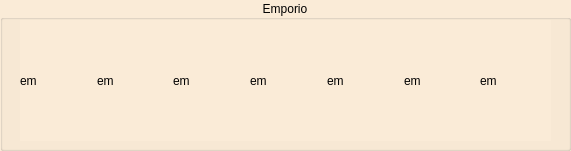
   <widget class="QGroupBox" name="emporio">
    <property name="geometry">
     <rect>
      <x>400</x>
      <y>430</y>
      <width>571</width>
      <height>151</height>
     </rect>
    </property>
    <property name="styleSheet">
     <string notr="true">background-color: #FAEBD7;</string>
    </property>
    <property name="title">
     <string>Emporio</string>
    </property>
    <property name="alignment">
     <set>Qt::AlignCenter</set>
    </property>
    <widget class="QWidget" name="layoutWidget2">
     <property name="geometry">
      <rect>
       <x>20</x>
       <y>20</y>
       <width>531</width>
       <height>121</height>
      </rect>
     </property>
     <layout class="QHBoxLayout" name="horizontalLayout_5">
      <item>
       <widget class="QLabel" name="em_1">
        <property name="sizePolicy">
         <sizepolicy hsizetype="Minimum" vsizetype="Minimum">
          <horstretch>0</horstretch>
          <verstretch>0</verstretch>
         </sizepolicy>
        </property>
        <property name="minimumSize">
         <size>
          <width>50</width>
          <height>100</height>
         </size>
        </property>
        <property name="text">
         <string>em</string>
        </property>
        <property name="scaledContents">
         <bool>true</bool>
        </property>
       </widget>
      </item>
      <item>
       <widget class="QLabel" name="em_2">
        <property name="sizePolicy">
         <sizepolicy hsizetype="Minimum" vsizetype="Minimum">
          <horstretch>0</horstretch>
          <verstretch>0</verstretch>
         </sizepolicy>
        </property>
        <property name="minimumSize">
         <size>
          <width>50</width>
          <height>100</height>
         </size>
        </property>
        <property name="text">
         <string>em</string>
        </property>
        <property name="scaledContents">
         <bool>true</bool>
        </property>
       </widget>
      </item>
      <item>
       <widget class="QLabel" name="em_3">
        <property name="sizePolicy">
         <sizepolicy hsizetype="Minimum" vsizetype="Minimum">
          <horstretch>0</horstretch>
          <verstretch>0</verstretch>
         </sizepolicy>
        </property>
        <property name="minimumSize">
         <size>
          <width>50</width>
          <height>100</height>
         </size>
        </property>
        <property name="text">
         <string>em</string>
        </property>
        <property name="scaledContents">
         <bool>true</bool>
        </property>
       </widget>
      </item>
      <item>
       <widget class="QLabel" name="em_4">
        <property name="sizePolicy">
         <sizepolicy hsizetype="Minimum" vsizetype="Minimum">
          <horstretch>0</horstretch>
          <verstretch>0</verstretch>
         </sizepolicy>
        </property>
        <property name="minimumSize">
         <size>
          <width>50</width>
          <height>100</height>
         </size>
        </property>
        <property name="text">
         <string>em</string>
        </property>
        <property name="scaledContents">
         <bool>true</bool>
        </property>
       </widget>
      </item>
      <item>
       <widget class="QLabel" name="em_5">
        <property name="sizePolicy">
         <sizepolicy hsizetype="Minimum" vsizetype="Minimum">
          <horstretch>0</horstretch>
          <verstretch>0</verstretch>
         </sizepolicy>
        </property>
        <property name="minimumSize">
         <size>
          <width>50</width>
          <height>100</height>
         </size>
        </property>
        <property name="text">
         <string>em</string>
        </property>
        <property name="scaledContents">
         <bool>true</bool>
        </property>
       </widget>
      </item>
      <item>
       <widget class="QLabel" name="em_6">
        <property name="sizePolicy">
         <sizepolicy hsizetype="Minimum" vsizetype="Minimum">
          <horstretch>0</horstretch>
          <verstretch>0</verstretch>
         </sizepolicy>
        </property>
        <property name="minimumSize">
         <size>
          <width>50</width>
          <height>100</height>
         </size>
        </property>
        <property name="text">
         <string>em</string>
        </property>
        <property name="scaledContents">
         <bool>true</bool>
        </property>
       </widget>
      </item>
      <item>
       <widget class="QLabel" name="em_7">
        <property name="sizePolicy">
         <sizepolicy hsizetype="Minimum" vsizetype="Minimum">
          <horstretch>0</horstretch>
          <verstretch>0</verstretch>
         </sizepolicy>
        </property>
        <property name="minimumSize">
         <size>
          <width>50</width>
          <height>100</height>
         </size>
        </property>
        <property name="text">
         <string>em</string>
        </property>
        <property name="scaledContents">
         <bool>true</bool>
        </property>
       </widget>
      </item>
     </layout>
    </widget>
   </widget>
